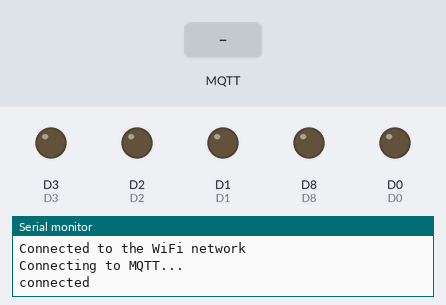
A sketch run on a simulated ESP8266 (NodeMCU). Parts: output pins drawn as LEDs (lit = HIGH), the last lines printed to the serial monitor. The inputs (shaded band) are chosen by the test bench. WiFi joins after 1.5 s; servers stay silent unless stated; no MQTT or app messages arrive unless stated.

Above: at 2.7 s.
2.8 s: MQTT message "L1" arrives on the first subscribed topic
At 3.6 s:
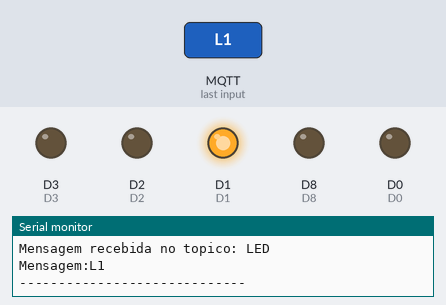
4.3 s: MQTT message "L2" arrives on the second subscribed topic
At 4.7 s:
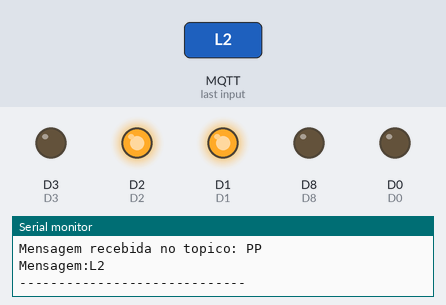
5.8 s: MQTT message "D1" arrives on the first subscribed topic
At 7.0 s:
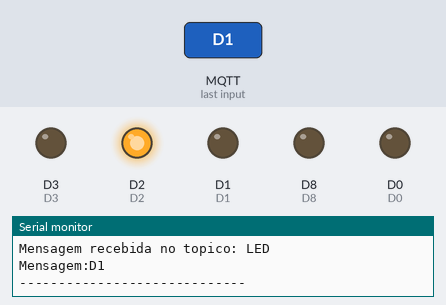
7.3 s: MQTT message "L3" arrives on the first subscribed topic
At 8.2 s:
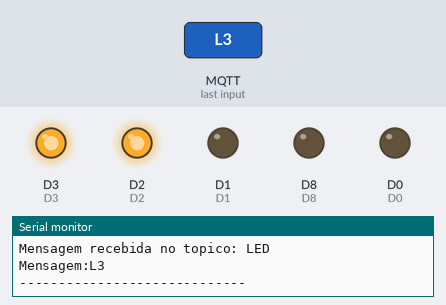
8.8 s: MQTT message "D2" arrives on the first subscribed topic
At 9.3 s:
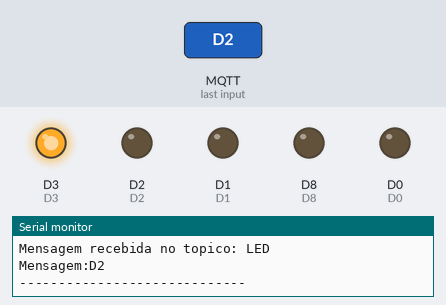
10.3 s: MQTT message "L1" arrives on the second subscribed topic
At 11.7 s:
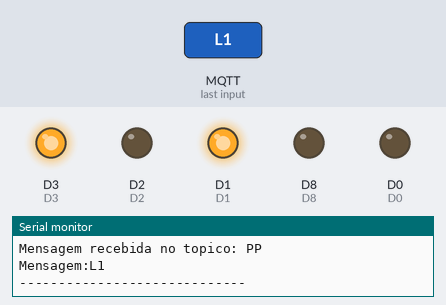
Timing chart, 0 to 12.8 s (numbered marks = the images above; inputs shaded):
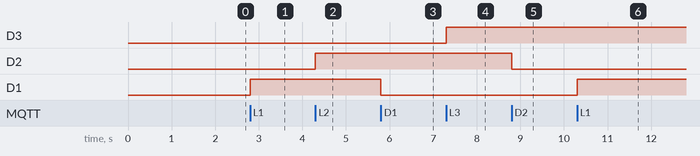

The sketch:

Pratica2.ino
```cpp
#include <ESP8266WiFi.h>
#include <PubSubClient.h> // Biblioteca usada, baixe e instale se não a tiver, link abaixo

//https://github.com/knolleary/pubsubclient/blob/master/examples/mqtt_esp8266/mqtt_esp8266.ino
//Define a pinagem do ESP8266
#define D0 16
#define D1 5
#define D2 4
#define D3 0
#define D4 2
#define D5 14
#define D6 12
#define D7 13
#define D8 15
#define D9 3
#define D10 1

const char* ssid = "SEU_SSID_WIFI"; //Aqui o nome da sua rede local wi fi
const char* password = "SUA_SENHA_WIFI"; // Aqui a senha da sua rede local wi fi
const char* mqttServer = "tailor.cloudmqtt.com"; // Aqui o endereço do seu servidor fornecido pelo site
const int mqttPort =16947; // Aqui mude para sua porta fornecida pelo site
const char* mqttUser = "qibnbhdq"; // Aqui o nome de usuario fornecido pelo site
const char* mqttPassword = "qheyphV1lJ3v"; // Aqui sua senha fornecida pelo site

//char EstadoSaida = '0';
WiFiClient espClient;
PubSubClient client(espClient);
void callback(char* topic, byte* payload, unsigned int length);

void setup() {
   pinMode(D1, OUTPUT);
   digitalWrite(D1, LOW);
   pinMode(D2, OUTPUT);
   digitalWrite(D2, LOW);
   pinMode(D3, OUTPUT);
   digitalWrite(D3, LOW);
   pinMode(D4, OUTPUT);
   digitalWrite(D4, LOW);
   pinMode(D5, OUTPUT);
   digitalWrite(D5, LOW);
   pinMode(D6, OUTPUT);
   digitalWrite(D6, LOW);
   pinMode(D7, OUTPUT);
   digitalWrite(D7, LOW);
   pinMode(D0, OUTPUT);
   digitalWrite(D0, LOW);
   pinMode(D8, OUTPUT);
   digitalWrite(D8, LOW);
   Serial.begin(115200);
   WiFi.begin(ssid, password);
   while (WiFi.status() != WL_CONNECTED) {
     delay(500);
     Serial.println("Connecting to WiFi..");
   }
   Serial.println("Connected to the WiFi network");
   client.setServer(mqttServer, mqttPort);
   client.setCallback(callback);
   while (!client.connected()) {
     Serial.println("Connecting to MQTT...");
     if (client.connect("ESP8266Client", mqttUser, mqttPassword )) {
       Serial.println("connected");
     }
     else {
       Serial.print("failed with state ");
       Serial.print(client.state());
       delay(2000);
     }
   }

   client.publish("liga","desliga");
   client.subscribe("LED");
   client.subscribe("PP");
}
void callback(char* topic, byte* payload, unsigned int length) {
   Serial.print("Mensagem recebida no topico: ");
   Serial.println(topic);
   Serial.print("Mensagem:");
   for (int i = 0; i < length; i++) {
     Serial.print((char)payload[i]);

     String msg;

     //obtem a string do payload recebido
     for(int i = 0; i < length; i++){
       char c = (char)payload[i];
       msg += c;
     }
     //toma ação dependendo da string recebida:
     //verifica se deve colocar nivel alto de tensão na saída.
     //IMPORTANTE: o Led já contido na placa é acionado com lógica invertida (ou seja,
     //enviar HIGH para o output faz o Led apagar / enviar LOW faz o Led acender)
     //verifica se deve colocar nivel alto de tensão na saída se enviar L e digito, ou nivel baixo seenviar D e digito no topíco LED
     if (msg.equals("L1")){
       digitalWrite(D1, HIGH);
       // EstadoSaida = '0';
     }
     if (msg.equals("D1")){
       digitalWrite(D1, LOW);
       // EstadoSaida = '1';
     }
     if (msg.equals("L2")){
       digitalWrite(D2, HIGH);
       // EstadoSaida = '0';
     }
     if (msg.equals("D2")){
       digitalWrite(D2, LOW);
       // EstadoSaida = '1';
     }
     if (msg.equals("L3")){
       digitalWrite(D3, HIGH);
       // EstadoSaida = '0';
     }
     if (msg.equals("D3")){
       digitalWrite(D3, LOW);
       // EstadoSaida = '1';
     }
     if (msg.equals("L4")){
       digitalWrite(D4, HIGH);
       // EstadoSaida = '0';
     }
     if (msg.equals("D4")){
       digitalWrite(D4, LOW);
       // EstadoSaida = '1';
     }
     if (msg.equals("L5")){
       digitalWrite(D5, HIGH);
       // EstadoSaida = '0';
     }
     if (msg.equals("D5")){
       digitalWrite(D5, LOW);
       // EstadoSaida = '1';
       }
     if (msg.equals("L6")){
       digitalWrite(D6, HIGH);
       // EstadoSaida = '0';
      }
     if (msg.equals("D6")){
       digitalWrite(D6, LOW);
       // EstadoSaida = '1';
     }
     if (msg.equals("L7")){
       digitalWrite(D7, HIGH);
       // EstadoSaida = '0';
     }
     if (msg.equals("D7")){
       digitalWrite(D7, LOW);
       // EstadoSaida = '1';
     }
     if (msg.equals("L8")){
       digitalWrite(D0, HIGH);
       // EstadoSaida = '0';
     }
     if (msg.equals("D8")){
       digitalWrite(D0, LOW);
       // EstadoSaida = '1';
     }
     // Liga todos os leds se enviar LT no topico LED

     if (msg.equals("LT")){
       digitalWrite(D0,HIGH);
       digitalWrite(D1,HIGH);
       digitalWrite(D2,HIGH);
       digitalWrite(D3,HIGH);
       digitalWrite(D4,HIGH);
       digitalWrite(D5,HIGH);
       digitalWrite(D6,HIGH);
       digitalWrite(D7,HIGH);
       digitalWrite(D8,HIGH);
     }
     // Desliga todos os leds se enviar DT no topico LED
     if (msg.equals("DT")){
       digitalWrite(D0,LOW);
       digitalWrite(D1,LOW);
       digitalWrite(D2,LOW);
       digitalWrite(D3,LOW);
       digitalWrite(D4,LOW);
       digitalWrite(D5,LOW);
       digitalWrite(D6,LOW);
       digitalWrite(D7,LOW);
       digitalWrite(D8,LOW);
       delay(1000);
     }
   }

   Serial.println();
   Serial.println("-----------------------------");
}

void loop() {
  client.loop();
}
```

Measured:
- after the input at 2.8 s, D1: LOW → HIGH at once
- after the input at 4.3 s, D2: LOW → HIGH at once
- after the input at 5.8 s, D1: HIGH → LOW at once
- after the input at 7.3 s, D3: LOW → HIGH at once
- after the input at 8.8 s, D2: HIGH → LOW at once
- after the input at 10.3 s, D1: LOW → HIGH at once
